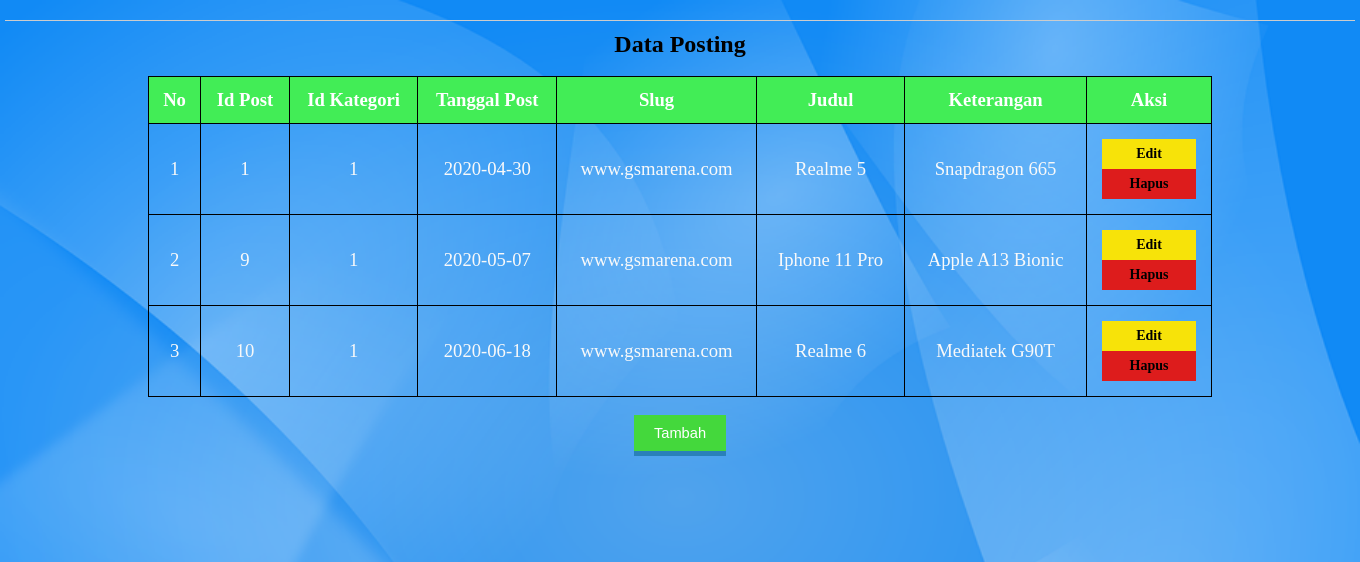
The page /post_tampil.php on the database its author committed.
### tables this page shows
CREATE TABLE `tb_post` (
  `post_id` int(11) NOT NULL,
  `cat_id` int(11) DEFAULT NULL,
  `post_date` date NOT NULL,
  `post_slug` varchar(25) NOT NULL,
  `post_title` varchar(100) NOT NULL,
  `post_text` text NOT NULL
);

CREATE TABLE `tb_category` (
  `cat_id` int(11) NOT NULL,
  `cat_name` varchar(50) NOT NULL,
  `cat_text` varchar(255) NOT NULL
);

### app/Controller.php (called while the page is built, shortened)
<?php
class Controller{
	public function __construct() {
		try {
			$this->db = new PDO("mysql:host=localhost;dbname=sigadget", "root", "");
		} catch (Exception $e) {
			die("error! " . $e->getMessage());
		}
  	}
}

### app/Post.php (called while the page is built, shortened)
<?php
class Post extends Controller{
	public function tampil()
	{
		$sql= "SELECT * FROM tb_post
		JOIN tb_category ON tb_post.cat_id = tb_category.cat_id";
		$stmt= $this->db->prepare($sql);
		$stmt->execute();
		$data = [];
		while ($rows = $stmt->fetch()){
			$data[] = $rows;
		}
		return $data;
	}
}
 ?>

### post_tampil.php (the view, shortened to what this page needs)
<?php
$post = new app\Post();
$rows = $post->tampil();
?>
<html>
	<head>
	<link rel="stylesheet"href="layout/assets/css/style.css">
	</head>
<body>
	<div class="utama">
	<div class="isi">
			<h2 align="center">Data Posting</h2>
			<br>
			<thead>
			<table>
				<div class="tr1">
				<tr>
					<th>No</th>
					<th>Id Post</th>
					<th>Id Kategori</th>
					<th>Tanggal Post</th>
					<th>Slug</th>
					<th>Judul</th>
					<th>Keterangan</th>
					<th>Aksi</th>
				</tr>
				</div>
			</thead>
				<?php
				$no = 1;
				?>
				<?php foreach ($rows as $row) { ?>
			<tbody>
				<tr>
					<td><?php echo $no++?></td>
					<td><?php echo $row['post_id']; ?></td>
					<td><?php echo $row['cat_id']; ?></td>
					<td><?php echo $row['post_date']; ?></td>
					<td><?php echo $row['post_slug']; ?></td>
					<td><?php echo $row['post_title']; ?></td>
					<td><?php echo $row['post_text']; ?></td>
					<td width="90px" align="center">
					<a class="edit" href="dashboard.php?halaman=post_edit&id=<?php echo $row['post_id']; ?>">Edit</a>
					<a class ="hapus" href="dashboard.php?halaman=post_proses&delete-id=<?php echo $row['post_id']; ?>">Hapus</a>
					</td>
				</tr>
			</tbody>
			<?php } ?>
			<br>
			<div align="center">
			<a href="dashboard.php?halaman=post_input">
			<button class="input">Tambah</button>
			</a>
			</div>
			<br>
</div>
</body>
</html>

### layout/assets/css/style.css (style rules this page uses)
* { margin: 0px auto; }
html,body { height: 100%; }
.utama { width: 1350px; min-height: 100%; margin: auto; position: relative; }
.input { background-color: #44d83c; color:white; padding:10px 20px; text-decoration:none; font-family:sans-serif; font-size:11pt; border-top:0; border-left:0; border-right:0; border-bottom:5px solid #2A80B9; cursor: pointer; }
.isi { margin-top: 20px; padding-left: 10px; border-top: 1px solid #ccc; border-collapse: collapse; color: black; padding: 10px; position : relative; padding-bottom :60px; }
.tr1 { background-color: #45D83C; border: 0px solid #ccc; width: 80%; }
table { border: 1px solid black; border-collapse: collapse; background-color: transparent; padding: 15px; color: #f9f9f9; font-style: initial ; font-size: 14pt; width: 80%; text-align: center; }
table th { border:1px solid black; background-color: #42ed56; color: #fff; padding: 12px; text-align: center; }
table td { border: 1px solid black; padding: 15px; }
body { ; background-image: url('../images/bg.png'); background-size: cover; background-attachment: fixed; background-repeat: no-repeat; }
.edit { text-decoration: none; padding: 7px; display: block; width: 80px; color: #000000; font-weight: bold; font-size: 14px; background-color: #f7e309; }
.hapus { text-decoration: none; padding: 7px; display: block; width: 80px; color: #000000; font-weight: bold; font-size: 14px; background-color: #dd1c1c; }

### rows shown on the page
tb_post: post_id "1", cat.cat_id "1", post_date "2020-04-30", post_slug "www.gsmarena.com", post_title "Realme 5", post_text "Snapdragon 665"
tb_post: post_id "9", cat.cat_id "1", post_date "2020-05-07", post_slug "www.gsmarena.com", post_title "Iphone 11 Pro", post_text "Apple A13 Bionic"
tb_post: post_id "10", cat.cat_id "1", post_date "2020-06-18", post_slug "www.gsmarena.com", post_title "Realme 6", post_text "Mediatek G90T"
